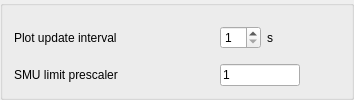
        <widget class="QGroupBox" name="groupBox">
         <property name="title">
          <string/>
         </property>
         <layout class="QVBoxLayout" name="verticalLayout">
          <item>
           <layout class="QHBoxLayout" name="horizontalLayout_6">
            <item>
             <widget class="QLabel" name="label_plotUpdate">
              <property name="minimumSize">
               <size>
                <width>200</width>
                <height>0</height>
               </size>
              </property>
              <property name="text">
               <string>Plot update interval</string>
              </property>
             </widget>
            </item>
            <item>
             <widget class="QSpinBox" name="spinBox_plotUpdate">
              <property name="maximumSize">
               <size>
                <width>80</width>
                <height>16777215</height>
               </size>
              </property>
              <property name="minimum">
               <number>1</number>
              </property>
              <property name="maximum">
               <number>20</number>
              </property>
             </widget>
            </item>
            <item>
             <widget class="QLabel" name="label_plotUpdateUnit">
              <property name="text">
               <string>s</string>
              </property>
             </widget>
            </item>
            <item>
             <spacer name="horizontalSpacer_3">
              <property name="orientation">
               <enum>Qt::Orientation::Horizontal</enum>
              </property>
              <property name="sizeHint" stdset="0">
               <size>
                <width>40</width>
                <height>20</height>
               </size>
              </property>
             </spacer>
            </item>
           </layout>
          </item>
          <item>
           <layout class="QHBoxLayout" name="horizontalLayout">
            <item>
             <widget class="QLabel" name="labelPrescaler">
              <property name="minimumSize">
               <size>
                <width>200</width>
                <height>0</height>
               </size>
              </property>
              <property name="text">
               <string>SMU limit prescaler</string>
              </property>
             </widget>
            </item>
            <item>
             <widget class="QLineEdit" name="prescalerEdit">
              <property name="maximumSize">
               <size>
                <width>80</width>
                <height>16777215</height>
               </size>
              </property>
              <property name="text">
               <string>1</string>
              </property>
             </widget>
            </item>
            <item>
             <spacer name="horizontalSpacer">
              <property name="orientation">
               <enum>Qt::Orientation::Horizontal</enum>
              </property>
              <property name="sizeHint" stdset="0">
               <size>
                <width>40</width>
                <height>20</height>
               </size>
              </property>
             </spacer>
            </item>
           </layout>
          </item>
         </layout>
        </widget>
